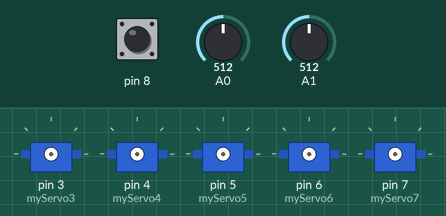
This sketch was run on a simulated Arduino Uno, built with avr-gcc and run on an emulated ATmega328P. Parts: 5 × servo. The inputs (shaded band) are chosen by the test bench; at power-on: pin 8 HIGH, A0 = 512, A1 = 512. What the sketch prints to the serial monitor is not drawn.

Above: at 0.1 s.
At 13.9 s:
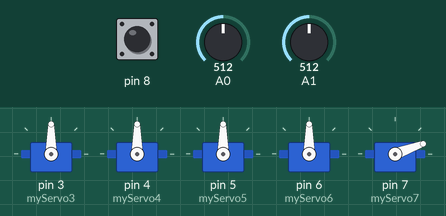
At 16.1 s:
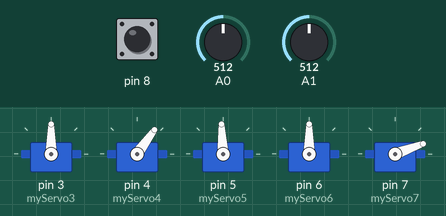
At 16.8 s:
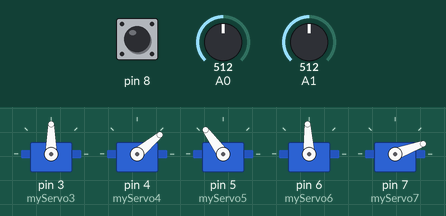
At 17.5 s:
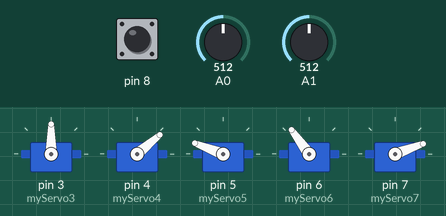
At 18.5 s:
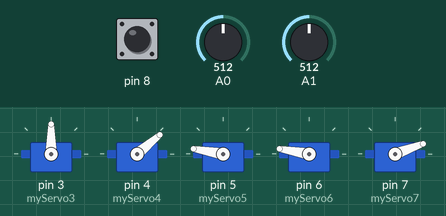
Timing chart, 0 to 20.0 s (numbered marks = the images above):
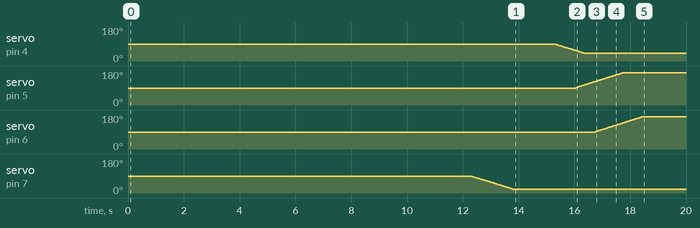

The sketch:

joistick_test_002.ino
```cpp
#include <VarSpeedServo.h>


boolean catchIsClosed = true;
int horizontalAngle;
boolean catchControl = false;

VarSpeedServo myServo3;
VarSpeedServo myServo4;
VarSpeedServo myServo5;
VarSpeedServo myServo6;
VarSpeedServo myServo7;

void setup()
{
    Serial.begin(9600);
    Serial.println("Hello SETUP...");
    pinMode(8, INPUT_PULLUP);

    delay(3000);
    myServo3.attach(3);
    delay(700);
    myServo4.attach(4);
    delay(700);
    myServo5.attach(5);
    delay(700);
    myServo6.attach(6);
    delay(700);
    myServo7.attach(7);
    delay(3000);

    horizontalAngle = 90;
    myServo3.slowmove(horizontalAngle,30);
    delay(700);
    myServo4.slowmove(90,30);
    delay(700);
    myServo5.slowmove(90,30);
    delay(700);
    myServo6.slowmove(90,30);
    delay(700);
    myServo7.slowmove(90,30);
    delay(700);
    myServo7.slowmove(20,30);
    catchIsClosed = true;
    delay(3000);

    myServo4.slowmove(40,30);
    delay(700);
    myServo5.slowmove(170,30);
    delay(700);
    myServo6.slowmove(170,30);
    delay(700);
    delay(3000);
}

void loop()
{
    Serial.print(analogRead(A0));
    Serial.print(" ");
    Serial.println(analogRead(A1));

    if (analogRead(A0) < 100)
    {
        myServo4.slowmove(90,20);
        delay(500);
        myServo5.slowmove(110,20);
        delay(500);
        myServo6.slowmove(130,20);
        delay(500);
    }
    else if (analogRead(A0) > 700)
    {
        myServo4.slowmove(70,20);
        delay(500);
        myServo5.slowmove(170,20);
        delay(500);
        myServo6.slowmove(170,20);
        delay(500);
        myServo7.slowmove(20,30);
        delay(500);

    }
    else if (analogRead(A1) < 100)
    {
        horizontalAngle = horizontalAngle - 1;
        if(horizontalAngle < 10)
        {
            horizontalAngle = 10;
        }
        myServo3.slowmove(horizontalAngle,50);
        delay(10);
    }
    else if (analogRead(A1) > 700)
    {
        horizontalAngle = horizontalAngle + 1;
        if(horizontalAngle > 170)
        {
            horizontalAngle = 170;
        }
        myServo3.slowmove(horizontalAngle,50);
        delay(10);
    }

    if (digitalRead(8) == 0)
    {
        if (catchIsClosed)
        {
            myServo7.slowmove(130,30);
            delay(2000);
            catchIsClosed = false;
        }
        else
        {
            myServo7.slowmove(20,30);
            delay(2000);
            catchIsClosed = true;
        }
    }
}
```
